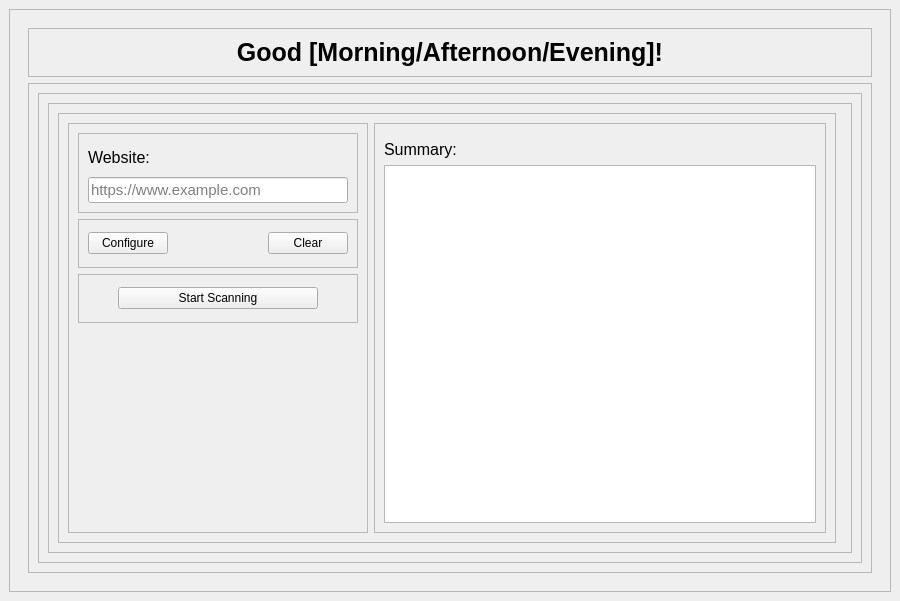
<?xml version="1.0" encoding="UTF-8"?>
<ui version="4.0">
 <class>MainWindow</class>
 <widget class="QMainWindow" name="MainWindow">
  <property name="geometry">
   <rect>
    <x>0</x>
    <y>0</y>
    <width>900</width>
    <height>601</height>
   </rect>
  </property>
  <property name="sizePolicy">
   <sizepolicy hsizetype="Fixed" vsizetype="Fixed">
    <horstretch>0</horstretch>
    <verstretch>0</verstretch>
   </sizepolicy>
  </property>
  <property name="minimumSize">
   <size>
    <width>900</width>
    <height>601</height>
   </size>
  </property>
  <property name="maximumSize">
   <size>
    <width>16777215</width>
    <height>16777215</height>
   </size>
  </property>
  <property name="windowTitle">
   <string>MainWindow</string>
  </property>
  <widget class="QWidget" name="centralwidget">
   <layout class="QHBoxLayout" name="horizontalLayout">
    <item>
     <widget class="QFrame" name="frame">
      <property name="frameShape">
       <enum>QFrame::Shape::StyledPanel</enum>
      </property>
      <property name="frameShadow">
       <enum>QFrame::Shadow::Raised</enum>
      </property>
      <layout class="QHBoxLayout" name="horizontalLayout_2">
       <item>
        <widget class="QStackedWidget" name="mainwindow_stackWidget">
         <property name="currentIndex">
          <number>0</number>
         </property>
         <widget class="QWidget" name="main_page">
          <layout class="QVBoxLayout" name="verticalLayout">
           <item>
            <widget class="QFrame" name="frame_2">
             <property name="maximumSize">
              <size>
               <width>16777215</width>
               <height>70</height>
              </size>
             </property>
             <property name="frameShape">
              <enum>QFrame::Shape::StyledPanel</enum>
             </property>
             <property name="frameShadow">
              <enum>QFrame::Shadow::Raised</enum>
             </property>
             <layout class="QVBoxLayout" name="verticalLayout_2">
              <item>
               <widget class="QLabel" name="greeting_label">
                <property name="sizePolicy">
                 <sizepolicy hsizetype="Preferred" vsizetype="Preferred">
                  <horstretch>0</horstretch>
                  <verstretch>0</verstretch>
                 </sizepolicy>
                </property>
                <property name="maximumSize">
                 <size>
                  <width>16777215</width>
                  <height>70</height>
                 </size>
                </property>
                <property name="font">
                 <font>
                  <pointsize>19</pointsize>
                  <bold>true</bold>
                 </font>
                </property>
                <property name="text">
                 <string>Good [Morning/Afternoon/Evening]!</string>
                </property>
                <property name="textFormat">
                 <enum>Qt::TextFormat::PlainText</enum>
                </property>
                <property name="alignment">
                 <set>Qt::AlignmentFlag::AlignCenter</set>
                </property>
               </widget>
              </item>
             </layout>
            </widget>
           </item>
           <item>
            <widget class="QFrame" name="frame_3">
             <property name="frameShape">
              <enum>QFrame::Shape::StyledPanel</enum>
             </property>
             <property name="frameShadow">
              <enum>QFrame::Shadow::Raised</enum>
             </property>
             <layout class="QVBoxLayout" name="verticalLayout_3">
              <item>
               <widget class="QFrame" name="frame_7">
                <property name="frameShape">
                 <enum>QFrame::Shape::StyledPanel</enum>
                </property>
                <property name="frameShadow">
                 <enum>QFrame::Shadow::Raised</enum>
                </property>
                <layout class="QHBoxLayout" name="horizontalLayout_4">
                 <item>
                  <widget class="QFrame" name="frame_6">
                   <property name="frameShape">
                    <enum>QFrame::Shape::StyledPanel</enum>
                   </property>
                   <property name="frameShadow">
                    <enum>QFrame::Shadow::Raised</enum>
                   </property>
                   <layout class="QHBoxLayout" name="horizontalLayout_3">
                    <item>
                     <widget class="QFrame" name="frame_11">
                      <property name="frameShape">
                       <enum>QFrame::Shape::StyledPanel</enum>
                      </property>
                      <property name="frameShadow">
                       <enum>QFrame::Shadow::Raised</enum>
                      </property>
                      <layout class="QHBoxLayout" name="horizontalLayout_6">
                       <item>
                        <widget class="QFrame" name="frame_8">
                         <property name="minimumSize">
                          <size>
                           <width>300</width>
                           <height>0</height>
                          </size>
                         </property>
                         <property name="maximumSize">
                          <size>
                           <width>300</width>
                           <height>16777215</height>
                          </size>
                         </property>
                         <property name="frameShape">
                          <enum>QFrame::Shape::StyledPanel</enum>
                         </property>
                         <property name="frameShadow">
                          <enum>QFrame::Shadow::Raised</enum>
                         </property>
                         <layout class="QVBoxLayout" name="verticalLayout_6">
                          <item>
                           <widget class="QFrame" name="frame_9">
                            <property name="minimumSize">
                             <size>
                              <width>0</width>
                              <height>80</height>
                             </size>
                            </property>
                            <property name="frameShape">
                             <enum>QFrame::Shape::StyledPanel</enum>
                            </property>
                            <property name="frameShadow">
                             <enum>QFrame::Shadow::Raised</enum>
                            </property>
                            <layout class="QVBoxLayout" name="verticalLayout_5">
                             <item>
                              <widget class="QLabel" name="label_2">
                               <property name="font">
                                <font>
                                 <pointsize>12</pointsize>
                                </font>
                               </property>
                               <property name="text">
                                <string>Website:</string>
                               </property>
                              </widget>
                             </item>
                             <item>
                              <widget class="QLineEdit" name="website_address_inputbox">
                               <property name="font">
                                <font>
                                 <pointsize>11</pointsize>
                                </font>
                               </property>
                               <property name="inputMask">
                                <string/>
                               </property>
                               <property name="text">
                                <string/>
                               </property>
                               <property name="placeholderText">
                                <string>https://www.example.com</string>
                               </property>
                              </widget>
                             </item>
                            </layout>
                           </widget>
                          </item>
                          <item>
                           <widget class="QFrame" name="frame_5">
                            <property name="sizePolicy">
                             <sizepolicy hsizetype="Preferred" vsizetype="Preferred">
                              <horstretch>30</horstretch>
                              <verstretch>0</verstretch>
                             </sizepolicy>
                            </property>
                            <property name="minimumSize">
                             <size>
                              <width>0</width>
                              <height>0</height>
                             </size>
                            </property>
                            <property name="maximumSize">
                             <size>
                              <width>16777215</width>
                              <height>70</height>
                             </size>
                            </property>
                            <property name="font">
                             <font>
                              <bold>false</bold>
                             </font>
                            </property>
                            <property name="frameShape">
                             <enum>QFrame::Shape::StyledPanel</enum>
                            </property>
                            <property name="frameShadow">
                             <enum>QFrame::Shadow::Raised</enum>
                            </property>
                            <layout class="QHBoxLayout" name="horizontalLayout_5">
                             <item>
                              <widget class="QPushButton" name="configSettings_btn">
                               <property name="text">
                                <string>Configure</string>
                               </property>
                              </widget>
                             </item>
                             <item>
                              <spacer name="horizontalSpacer">
                               <property name="orientation">
                                <enum>Qt::Orientation::Horizontal</enum>
                               </property>
                               <property name="sizeHint" stdset="0">
                                <size>
                                 <width>40</width>
                                 <height>20</height>
                                </size>
                               </property>
                              </spacer>
                             </item>
                             <item>
                              <widget class="QPushButton" name="clearWebAddress_btn">
                               <property name="text">
                                <string>Clear</string>
                               </property>
                              </widget>
                             </item>
                            </layout>
                           </widget>
                          </item>
                          <item>
                           <widget class="QFrame" name="frame_12">
                            <property name="frameShape">
                             <enum>QFrame::Shape::StyledPanel</enum>
                            </property>
                            <property name="frameShadow">
                             <enum>QFrame::Shadow::Raised</enum>
                            </property>
                            <layout class="QHBoxLayout" name="horizontalLayout_7">
                             <item>
                              <widget class="QPushButton" name="startScan_btn">
                               <property name="maximumSize">
                                <size>
                                 <width>200</width>
                                 <height>16777215</height>
                                </size>
                               </property>
                               <property name="layoutDirection">
                                <enum>Qt::LayoutDirection::LeftToRight</enum>
                               </property>
                               <property name="text">
                                <string>Start Scanning</string>
                               </property>
                              </widget>
                             </item>
                            </layout>
                           </widget>
                          </item>
                          <item>
                           <spacer name="verticalSpacer">
                            <property name="orientation">
                             <enum>Qt::Orientation::Vertical</enum>
                            </property>
                            <property name="sizeType">
                             <enum>QSizePolicy::Policy::Fixed</enum>
                            </property>
                            <property name="sizeHint" stdset="0">
                             <size>
                              <width>20</width>
                              <height>200</height>
                             </size>
                            </property>
                           </spacer>
                          </item>
                         </layout>
                        </widget>
                       </item>
                       <item>
                        <widget class="QFrame" name="frame_10">
                         <property name="frameShape">
                          <enum>QFrame::Shape::StyledPanel</enum>
                         </property>
                         <property name="frameShadow">
                          <enum>QFrame::Shadow::Raised</enum>
                         </property>
                         <layout class="QVBoxLayout" name="verticalLayout_4">
                          <item>
                           <spacer name="verticalSpacer_2">
                            <property name="orientation">
                             <enum>Qt::Orientation::Vertical</enum>
                            </property>
                            <property name="sizeType">
                             <enum>QSizePolicy::Policy::Preferred</enum>
                            </property>
                            <property name="sizeHint" stdset="0">
                             <size>
                              <width>20</width>
                              <height>7</height>
                             </size>
                            </property>
                           </spacer>
                          </item>
                          <item>
                           <widget class="QLabel" name="label_3">
                            <property name="font">
                             <font>
                              <pointsize>12</pointsize>
                             </font>
                            </property>
                            <property name="text">
                             <string>Summary:</string>
                            </property>
                           </widget>
                          </item>
                          <item>
                           <widget class="QTextEdit" name="outputScanResult_textedit"/>
                          </item>
                         </layout>
                        </widget>
                       </item>
                      </layout>
                     </widget>
                    </item>
                    <item>
                     <widget class="QFrame" name="frame_4">
                      <property name="frameShape">
                       <enum>QFrame::Shape::StyledPanel</enum>
                      </property>
                      <property name="frameShadow">
                       <enum>QFrame::Shadow::Raised</enum>
                      </property>
                     </widget>
                    </item>
                   </layout>
                  </widget>
                 </item>
                </layout>
               </widget>
              </item>
             </layout>
            </widget>
           </item>
          </layout>
         </widget>
         <widget class="QWidget" name="suggestions_page">
          <layout class="QVBoxLayout" name="verticalLayout_7">
           <item>
            <widget class="QFrame" name="topBar">
             <property name="frameShape">
              <enum>QFrame::Shape::StyledPanel</enum>
             </property>
             <property name="frameShadow">
              <enum>QFrame::Shadow::Raised</enum>
             </property>
             <layout class="QHBoxLayout" name="horizontalLayout_8">
              <item>
               <widget class="QLabel" name="titleLabel">
                <property name="font">
                 <font>
                  <pointsize>18</pointsize>
                  <bold>true</bold>
                 </font>
                </property>
                <property name="text">
                 <string>Network Scanner</string>
                </property>
                <property name="alignment">
                 <set>Qt::AlignmentFlag::AlignCenter</set>
                </property>
               </widget>
              </item>
             </layout>
            </widget>
           </item>
           <item>
            <widget class="QListWidget" name="chatDisplay"/>
           </item>
           <item>
            <widget class="QFrame" name="inputFrame">
             <layout class="QHBoxLayout" name="horizontalLayout_9">
              <item>
               <widget class="QLineEdit" name="messageInput">
                <property name="placeholderText">
                 <string>Type your message...</string>
                </property>
               </widget>
              </item>
              <item>
               <widget class="QPushButton" name="sendButton">
                <property name="text">
                 <string>Send</string>
                </property>
               </widget>
              </item>
             </layout>
            </widget>
           </item>
          </layout>
         </widget>
        </widget>
       </item>
      </layout>
     </widget>
    </item>
   </layout>
  </widget>
 </widget>
 <resources/>
 <connections/>
</ui>
